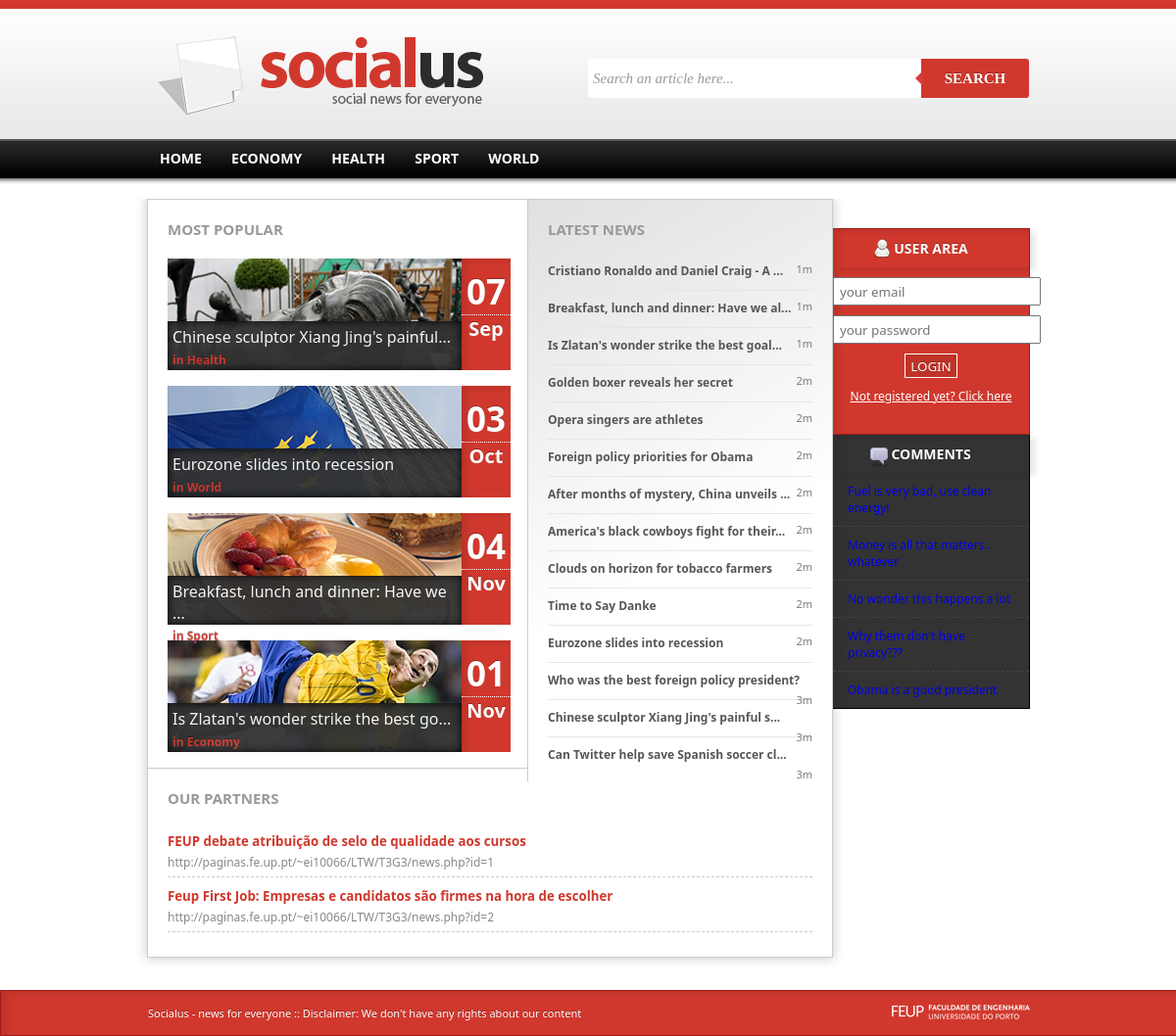
The app's page /, older data.
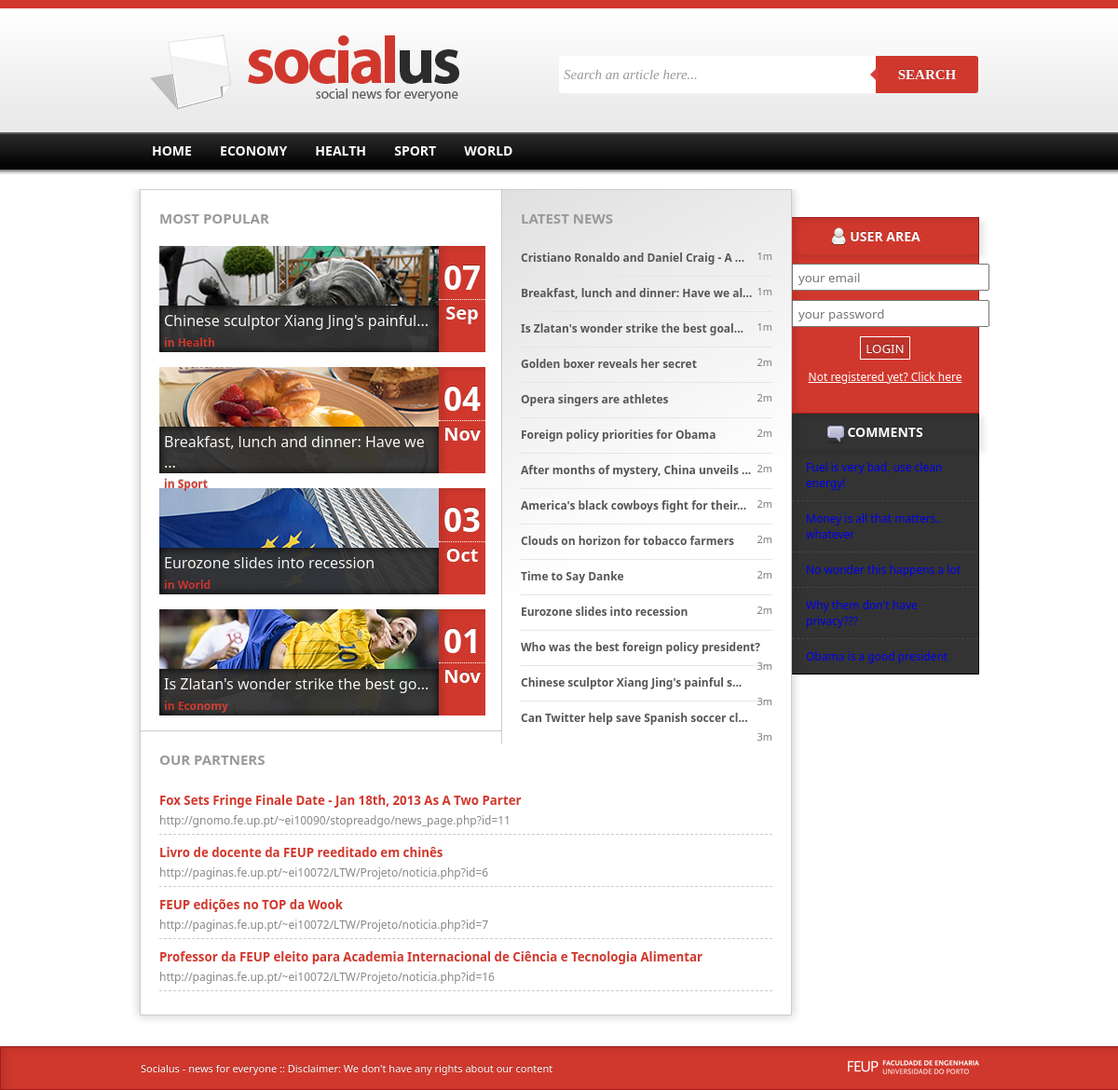
The same page, newer data.
### tables this page shows
CREATE TABLE category(
	id integer primary key autoincrement,
	name text
);

CREATE TABLE news(
	id integer primary key autoincrement,
	title text,
	thumbnail text,
	datePosted date,
	content text,
	userId integer,
	categoryId integer,
	url text,
	foreign key(userId) references user(id),
	foreign key(categoryId) references category(id)
);

CREATE TABLE newsMetrics(
	id integer primary key autoincrement,
	newsId integer,
	pageviews integer,
	searchs integer,
	comments integer,
	foreign key(newsId) references news(id)
);

CREATE TABLE remotenews(
	id integer primary key autoincrement,
	title text,
	url text,
	remoteserverid integer,
	foreign key(remoteserverid) references newsServer(serverId)
);

CREATE TABLE comment(
	id integer primary key autoincrement,
	content text,
	datePosted date,
	userId integer,
	newsId integer,
	foreign key(userId) references user(id),
	foreign key(newsId) references news(id) 
);

### datacontroller.php (called while the page is built, shortened)
<?php
include_once './config.php';
class DataController{
	protected $dataBase;
	public function __construct($dataBase,$_siteurl){
		$dbPath='sqlite:'.DBPATH.$dataBase;
		$this->dataBase = new PDO($dbPath);
	}
	public function getTopNews(){
		return $this->dataBase->query('SELECT * FROM topnews')->fetchAll(PDO::FETCH_ASSOC);
	}
	public function getLatestNews(){
		return $this->dataBase->query('SELECT * FROM latestNews')->fetchAll(PDO::FETCH_ASSOC);
	}
	public function getNewsById($id){
		$news=$this->dataBase->query('SELECT * FROM news where id='.$id);
		$news=$news->fetch(PDO::FETCH_ASSOC);
		return $news;
	}
	public function getActiveCategories(){
		$categories=$this->dataBase->query('SELECT * from activecategories');
		$categories=$categories->fetchAll(PDO::FETCH_ASSOC);
		return $categories;
	}
	public function getNewsCategory($newsid){
		$catid=$this->dataBase->query('SELECT categoryid from news where id='.$newsid);
		$catid=$catid->fetch(PDO::FETCH_ASSOC);
		$catid=$catid['categoryId'];
		$category=$this->dataBase->query('SELECT name from category where id='.$catid);
		$category=$category->fetch(PDO::FETCH_ASSOC);
		return $category['name'];
	}
	function getRemoteNews(){
		$news=$this->dataBase->query('select * from remotenews');
		$news=$news->fetchAll(PDO::FETCH_ASSOC);
		return $news;
	}
 	function getCommentNews($commentid){
 		$newsid=$this->dataBase->query('SELECT newsid FROM comment where id='.$commentid);
		$newsid=$newsid->fetch(PDO::FETCH_ASSOC);
		$newsid=$newsid['newsId'];
		return $this->getNewsById($newsid);
 	}
 	function getLastComments(){
 		$comments=$this->dataBase->query("SELECT * FROM latestComments");
		$comments=$comments->fetchAll(PDO::FETCH_ASSOC);
		return $comments;
 	}
};
$data=new DataController($_database,$_siteurl);
?>

### config.php (called while the page is built, shortened)
<?php
	$_database='server.db';
	$_siteurl='http://paginas.fe.up.pt/~ei10036/socialus';
	$_thumbspath='imgs/posts/';
?>

### view.php (the view, shortened to what this page needs)
<?php
include_once  'datacontroller.php';
include_once 'config.php';
function limitLen($string,$limit){
	if(strlen($string)>$limit)
		$string=substr($string,0,$limit-3).'...';
	return $string;
}
function GetMonthString($n){
   	$timestamp = mktime(0, 0, 0, $n, 1, 2005);
    return date("M", $timestamp);
}
function printCategories($categories){
	foreach($categories as $row){
		echo "                    <li><a href=\"categorynews.php?id=".$row['id']."\">".$row['name']."</a></li>\n";
	}
}
function printTopNews($topnews){
	 global $data,$_thumbspath;
	for($i=0; $i<sizeof($topnews) and $i<4;$i++){
		$news=$topnews[$i];
		if(strlen($news['thumbnail'])>0)
			$thumbnail=$_thumbspath.$news['thumbnail'];
		else
			$thumbnail=$_thumbspath."default.png";
		$title=$news['title'];
		$title=limitLen($title,40);
		$category=$data->getNewsCategory($news['id']);
		$date= new DateTime($news['datePosted']);
		$day=$date->format('d');
		$month=$date->format('m');
		$month=GetMonthString($month);
		echo "<div class=\"latestnewsentry\">\n";
		echo " <div class=\"thumbnail\" style=\"background: url('".$thumbnail."')\">";
		echo "<div class=\"title\"><a href=\"article.php?url=".$news['url']."\">".$title."</a>";
		echo "<br/><span class=\"category\"> in ".$category."</span>";
		echo " </div>";
		echo " </div>";
		echo " <div class=\"tnside\">";
		echo "<div class=\"day\">".$day."</div>";
		echo "<div class=\"month\">".substr($month,0,3)."</div>";
		echo "</div>";
		echo "\n</div>";
	}
}
function printLatestNews($latestnews){
	for($i=0; $i<sizeof($latestnews) and $i<14;$i++){
		$title=$latestnews[$i]['title'];
		$title=limitLen($title,42);
		echo " <li><a href=\"article.php?url=".$latestnews[$i]['url']."\">".$title."</a><span class=\"time\">2m</span></li>";
	}
}
		?>
		<?php
function printRemoteNews(){
	global $data;
	$remotenews=$data->getRemoteNews();
	foreach($remotenews as $row){
		echo "<div class=\"remotenewsi\">";
		echo "<h5>".$row['title']."</h5>";
		echo "<a href=\"".$row['url']."\">".$row['url']."</a>";
		echo "</div>\n";
	}
}
function printLastComments($len){
	global $data;
	$comments=$data->getLastComments();
	$comments=array_slice($comments,0,$len);
	echo "<ul>\n";
	foreach($comments as $row){
		$news=$data->getCommentNews($row['id']);
		echo "<li><a href=\"article.php?url=".$news['url']."\">".$row['content']."</a></li>\n";
	}
	echo "</ul>";
}
?>

### index.php (shortened to what this page needs)
<!DOCTYPE html>
<html>
	<head>
        <?php
            include_once 'head.php';
            include_once  'view.php';
            $latestnews=$data->getLatestNews();
            $topnews=$data->getTopNews();
        ?>
    </head>
    <body>
    	<?php include_once 'header.php'; ?>
        <?php include_once 'menu.php'; ?>
        <div id="main">
        	<div class="container">
            	<div class="news">
                	<div class="latestNews">
                    	<h3>Latest News</h3>
                        <ul>
                        	<?php
							printLatestNews($latestnews);
							?>
                        </ul>
                    </div>
                    <div class="mostPopular">
                    	<h3>Most popular</h3>
                        <?php
							printTopNews($topnews);
						?>
                    </div>
                    <div class="partners">
                        <h3>Our Partners</h3>
                        <?php printRemoteNews(); ?>
                    </div>
                </div>
                <div class="sidebar">
                	<?php include_once 'userbox.php'; ?>
                    <?php include_once 'commentsbox.php'; ?>
                </div>
            </div>
        </div>
         <?php include_once 'footer.php'; ?>
    </body>
</html>

### head.php (shortened to what this page needs)
<link href="css/edit.css" rel="stylesheet" type="text/css">
<link href="css/template.css" rel="stylesheet" type="text/css">

### header.php (shortened to what this page needs)
<div id="header">
    <div class="container">
        <div class="logoContainer">
            <img src="imgs/logo.png" alt="Socialus - social news for everyone" class="logo"/>
        </div>
        <div class="searchContainer">
            <form class="search-form cf" action="searchnews.php">
                <input type="text" name="word" class="word" placeholder="Search an article here..."  required>
                <button type="submit">Search</button>
            </form>
        </div>
    </div>
</div>

### menu.php
<?php
	include_once  'view.php';
	$categories=$data->getActiveCategories();
?>
	<div id="menu">
	    <div class="container">
	        <ul>
	            <li><a href="index.php">Home</a></li>
	            <?php printCategories($categories); ?>
	        </ul>
	    </div>
	</div>

### userbox.php (shortened to what this page needs)
<div class="user">
    <h3>User Area</h3>
    <?php
    if(!isset($_SESSION['user'])){ ?>
    <form action="login.php" method="post" class="login">
        <input type="text" name="email" placeholder="your email" class="email"/>
        <input type="password" name="password" placeholder="your password" class="password"/><br/>
        <input type="submit" class="button" value="Login"/>
    </form>
    <div class="register">
        <a href="register.php">Not registered yet? Click here</a>
    </div>
    <?php } ?>
</div>

### commentsbox.php
<div class="comments">
	<h3>Comments</h3>
	<?php printLastComments(5); ?>
</div>

### footer.php
<div id="footer">
	<div class="container">
		<div class="disclaimer">Socialus - news for everyone :: Disclaimer: We don't have any rights about our content </div>
		<img src="imgs/logotipoFEUP.png" alt="Faculdade de Engenharia"/>
	</div>
</div>

Row changes from the older to the newer data that the page shows:
removed remotenews: title "FEUP debate atribuição de selo de qualidade aos cursos", url "http://paginas.fe.up.pt/~ei10066/LTW/T3G3/news.php?id=1"
removed remotenews: title "Feup First Job: Empresas e candidatos são firmes na hora de escolher", url "http://paginas.fe.up.pt/~ei10066/LTW/T3G3/news.php?id=2"
changed newsmetrics "Breakfast, lunch and dinner: Have we ...": moves up the list
added remotenews: title "Fox Sets Fringe Finale Date - Jan 18th, 2013 As A Two Parter", url "http://gnomo.fe.up.pt/~ei10090/stopreadgo/news_page.php?id=11"
added remotenews: title "Livro de docente da FEUP reeditado em chinês", url "http://paginas.fe.up.pt/~ei10072/LTW/Projeto/noticia.php?id=6"
added remotenews: title "FEUP edições no TOP da Wook", url "http://paginas.fe.up.pt/~ei10072/LTW/Projeto/noticia.php?id=7"
added remotenews: title "Professor da FEUP eleito para Academia Internacional de Ciência e Tecnologia Alimentar", url "http://paginas.fe.up.pt/~ei10072/LTW/Projeto/noticia.php?id=16"
